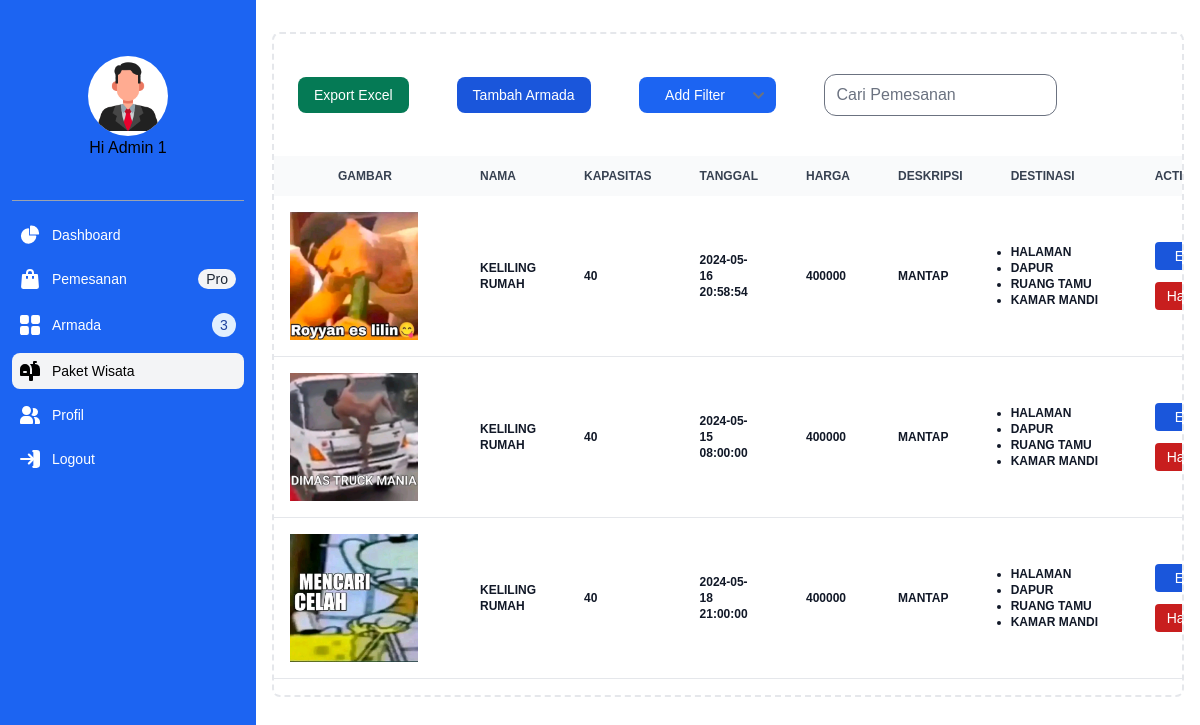
Page /app/admin/paket/index.php (signed in) on the committed database.
### tables this page shows
CREATE TABLE `paket` (
  `ID_PAKET` char(8) NOT NULL,
  `NAMA_PAKET` varchar(32) NOT NULL,
  `DESTINASI_PAKET` varchar(256) NOT NULL,
  `HARGA_PAKET` bigint(20) NOT NULL,
  `JEMPUT_PAKET` varchar(256) NOT NULL,
  `KAPASITAS_PAKET` int(11) NOT NULL,
  `TANGGAL_PAKET` datetime NOT NULL,
  `DESKRIPSI_PAKET` varchar(256) NOT NULL,
  `GAMBAR_PAKET` varchar(256) NOT NULL
);

### app/database.php (called while the page is built, shortened)
<?php
	function getTableData($table) {
		try{
			$statement = DB->prepare("SELECT * FROM $table");
			$statement->execute();
			return $statement->fetchAll(PDO::FETCH_ASSOC);
		}
		catch(PDOException $err){
			echo $err->getMessage();
		}
	}
?>

### app/admin/paket/index.php (the view, shortened to what this page needs)
<?php
    require("../../database.php");
    $title = "Paket Wisata";
    $packets = getTableData('paket');
        include("../../../assets/inc/admin/layouts/header.php");
        $flag = 1;
    ?>
    <div class="flex flex-col  sm:flex-row items-center justify-start mb-4">
        <a href="#" class="m-6 sm:mb-0 sm:mr-4 inline-block px-4 py-2 text-sm font-medium text-center text-white bg-green-600 rounded-lg hover:bg-green-700 focus:ring-4 focus:outline-none focus:ring-green-300 whitespace-nowrap">Export Excel</a>
        <a href="tambah.php" class="m-6 w-fit inline-block items-center px-4 py-2 text-sm font-medium text-center text-white bg-blue-700 rounded-lg hover:bg-blue-800 focus:ring-4 focus:outline-none focus:ring-blue-300">Tambah Armada</a>
        <select name="cars" id="cars" class="m-6  border-none border-blue-500 inline-block px-4 py-2 text-sm font-medium text-center text-white bg-blue-600 rounded-lg hover:bg-blue-700 focus:ring-4 focus:outline-none focus:ring-blue-300 decoration-white whitespace-nowrap mr-3">
                <option value="volvo">Add Filter</option>
        </select>
        <div class="relative flex items-center m-6">
            <input type="text" name="search" placeholder="Cari Pemesanan" autocomplete="off" aria-label="Cari Pemesanan" class="w-full sm:w-64 pr-3 pl-10 py-2 placeholder-gray-500 text-black rounded-xl ring-gray-300 focus:ring-gray-500 focus:ring-2">
        </div>
    </div>
    <div class="overflow-x-scroll">
        <table class="w-full text-sm text-left rtl:text-right text-gray-500 dark:text-gray-400">
            <thead class="text-xs text-gray-700 uppercase bg-gray-50 dark:bg-gray-700 dark:text-gray-400">
                <tr>
                <th scope="col" class="px-16 py-3">Gambar
                </th>
                <th scope="col" class="px-6 py-3">
                    Nama
                </th>
                <th scope="col" class="px-6 py-3">
                    Kapasitas
                </th>
                <th scope="col" class="px-6 py-3">
                    Tanggal
                </th>
                <th scope="col" class="px-6 py-3">
                    Harga
                </th>
                <th scope="col" class="px-6 py-3">
                    Deskripsi
                </th>
                <th scope="col" class="px-6 py-3">
                    Destinasi
                </th>
                <th scope="col" class="px-6 py-3">
                    Action
                </th>
            </tr>
        </thead>
        <tbody class="text-xs">
        <?php foreach ($packets as $packet) : ?>
            <tr class="bg-white border-b dark:bg-gray-800 dark:border-gray-700 hover:bg-gray-50 dark:hover:bg-gray-600">
                <td class="p-4 overflow-hidden w-32">
                    <img src="<?= BASEURL; ?>/assets/img/paket/<?= $packet['GAMBAR_PAKET'] ?>" alt="paket" class="h-32 md:h-32">
                </td>
                <td class="px-6 py-4 font-semibold text-gray-900 dark:text-white">
                    <?= ucwords($packet["NAMA_PAKET"]) ?>
                </td>
                <td class="px-6 py-4 font-semibold text-gray-900 dark:text-white">
                  <?= ucwords($packet["KAPASITAS_PAKET"]) ?>
                </td>
                <td class="px-6 py-4 font-semibold text-gray-900 dark:text-white">
                  <?= ucwords($packet["TANGGAL_PAKET"]) ?>
                </td>
                <td class="px-6 py-4 font-semibold text-gray-900 dark:text-white">
                    <?= ucwords($packet["HARGA_PAKET"]) ?>
                </td>
                <td class="px-6 py-4 font-semibold text-gray-900 dark:text-white">
                <?php
                    echo substr($packet["DESKRIPSI_PAKET"], 0, 30);
                 ?>
                </td>
                <td class="px-6 py-4 font-semibold text-gray-900 dark:text-white">
                  <ul class="list-disc w-24">
                    <?php
                        $dests = explode(',', $packet["DESTINASI_PAKET"]);
                        foreach ($dests as $dest) {
                            echo "<li>$dest</li>";
                        }
                    ?>
                </ul>
                </td>
                <td class="px-6 py-4">
                    <a href="edit.php?pkt=<?= $packet["ID_PAKET"] ?>" class="block text-white bg-blue-700 hover:bg-blue-800 focus:ring-4 focus:outline-none focus:ring-blue-300 font-medium rounded text-sm px-3 py-1 text-center">Edit</a>
                    <button data-modal-target="popup-modal<?=$flag;?>" data-modal-toggle="popup-modal<?=$flag;?>" class="mt-3 block text-white bg-red-700 hover:bg-red-800 focus:ring-4 focus:outline-none focus:ring-red-300 font-medium rounded text-sm px-3 py-1 text-center type="button">
                      Hapus
                    </button>
                </td>
            </tr>
            <?php $flag+=1;
          endforeach; ?>
        </tbody>
    </table>
</div>
	<?php include("../../../assets/inc/admin/layouts/footer.php");

### rows in the picture
paket: GAMBAR_PAKET (picture), NAMA_PAKET "KELILING RUMAH", KAPASITAS_PAKET "40", TANGGAL_PAKET "2024-05-16 20:58:54", HARGA_PAKET "400000", DESKRIPSI_PAKET "MANTAP", DESTINASI_PAKET "HALAMAN", DESTINASI_PAKET "DAPUR", DESTINASI_PAKET "RUANG TAMU", DESTINASI_PAKET "KAMAR MANDI"
paket: GAMBAR_PAKET (picture), NAMA_PAKET "KELILING RUMAH", KAPASITAS_PAKET "40", TANGGAL_PAKET "2024-05-15 08:00:00", HARGA_PAKET "400000", DESKRIPSI_PAKET "MANTAP", DESTINASI_PAKET "HALAMAN", DESTINASI_PAKET "DAPUR", DESTINASI_PAKET "RUANG TAMU", DESTINASI_PAKET "KAMAR MANDI"
paket: GAMBAR_PAKET (picture), NAMA_PAKET "KELILING RUMAH", KAPASITAS_PAKET "40", TANGGAL_PAKET "2024-05-18 21:00:00", HARGA_PAKET "400000", DESKRIPSI_PAKET "MANTAP", DESTINASI_PAKET "HALAMAN", DESTINASI_PAKET "DAPUR", DESTINASI_PAKET "RUANG TAMU", DESTINASI_PAKET "KAMAR MANDI"
